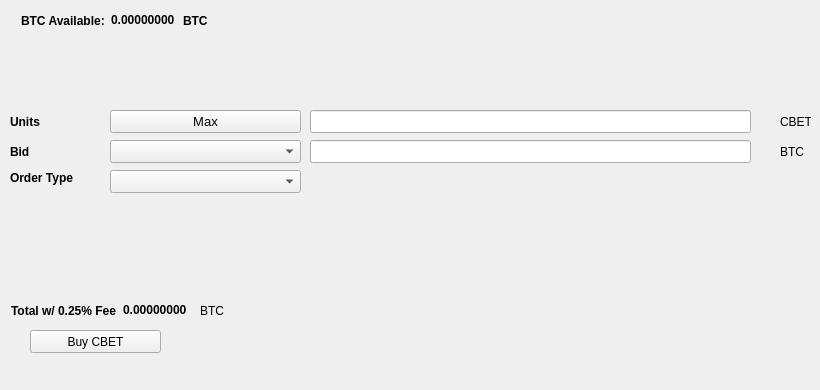
   <widget class="QWidget" name="BuyTab">
    <attribute name="title">
     <string>Buy</string>
    </attribute>
    <widget class="QPushButton" name="BuyCBET">
     <property name="geometry">
      <rect>
       <x>30</x>
       <y>330</y>
       <width>131</width>
       <height>23</height>
      </rect>
     </property>
     <property name="text">
      <string>Buy CBET</string>
     </property>
     <property name="icon">
      <iconset resource="../classicbets.qrc">
       <normaloff>:/icons/bitcoin</normaloff>:/icons/bitcoin</iconset>
     </property>
    </widget>
    <widget class="QLabel" name="label_3">
     <property name="geometry">
      <rect>
       <x>10</x>
       <y>110</y>
       <width>46</width>
       <height>23</height>
      </rect>
     </property>
     <property name="font">
      <font>
       <weight>75</weight>
       <bold>true</bold>
      </font>
     </property>
     <property name="text">
      <string>Units</string>
     </property>
    </widget>
    <widget class="QLineEdit" name="UnitsInput">
     <property name="geometry">
      <rect>
       <x>310</x>
       <y>110</y>
       <width>441</width>
       <height>23</height>
      </rect>
     </property>
     <property name="font">
      <font>
       <pointsize>9</pointsize>
       <weight>75</weight>
       <bold>true</bold>
      </font>
     </property>
    </widget>
    <widget class="QLineEdit" name="BuyBidPriceEdit">
     <property name="geometry">
      <rect>
       <x>310</x>
       <y>140</y>
       <width>441</width>
       <height>23</height>
      </rect>
     </property>
     <property name="font">
      <font>
       <pointsize>9</pointsize>
       <weight>75</weight>
       <bold>true</bold>
      </font>
     </property>
    </widget>
    <widget class="QLabel" name="label_4">
     <property name="geometry">
      <rect>
       <x>780</x>
       <y>110</y>
       <width>31</width>
       <height>23</height>
      </rect>
     </property>
     <property name="text">
      <string>CBET</string>
     </property>
    </widget>
    <widget class="QLabel" name="label_5">
     <property name="geometry">
      <rect>
       <x>780</x>
       <y>140</y>
       <width>31</width>
       <height>23</height>
      </rect>
     </property>
     <property name="text">
      <string>BTC</string>
     </property>
    </widget>
    <widget class="QLabel" name="label_6">
     <property name="geometry">
      <rect>
       <x>10</x>
       <y>140</y>
       <width>46</width>
       <height>23</height>
      </rect>
     </property>
     <property name="font">
      <font>
       <weight>75</weight>
       <bold>true</bold>
      </font>
     </property>
     <property name="text">
      <string>Bid</string>
     </property>
    </widget>
    <widget class="QLabel" name="label_7">
     <property name="geometry">
      <rect>
       <x>10</x>
       <y>170</y>
       <width>91</width>
       <height>16</height>
      </rect>
     </property>
     <property name="font">
      <font>
       <weight>75</weight>
       <bold>true</bold>
      </font>
     </property>
     <property name="text">
      <string>Order Type</string>
     </property>
    </widget>
    <widget class="QPushButton" name="Buy_Max_Amount">
     <property name="geometry">
      <rect>
       <x>110</x>
       <y>110</y>
       <width>191</width>
       <height>23</height>
      </rect>
     </property>
     <property name="font">
      <font>
       <pointsize>10</pointsize>
      </font>
     </property>
     <property name="text">
      <string>Max</string>
     </property>
    </widget>
    <widget class="QComboBox" name="BuyBidcomboBox">
     <property name="geometry">
      <rect>
       <x>110</x>
       <y>140</y>
       <width>191</width>
       <height>23</height>
      </rect>
     </property>
     <property name="font">
      <font>
       <pointsize>10</pointsize>
      </font>
     </property>
    </widget>
    <widget class="QComboBox" name="buyOrdertypeCombo">
     <property name="geometry">
      <rect>
       <x>110</x>
       <y>170</y>
       <width>191</width>
       <height>23</height>
      </rect>
     </property>
     <property name="font">
      <font>
       <pointsize>10</pointsize>
      </font>
     </property>
    </widget>
    <widget class="QWidget" name="layoutWidget1">
     <property name="geometry">
      <rect>
       <x>21</x>
       <y>11</y>
       <width>227</width>
       <height>19</height>
      </rect>
     </property>
     <layout class="QHBoxLayout" name="horizontalLayout_3">
      <item>
       <widget class="QLabel" name="label232">
        <property name="font">
         <font>
          <weight>75</weight>
          <bold>true</bold>
         </font>
        </property>
        <property name="text">
         <string>BTC Available:</string>
        </property>
       </widget>
      </item>
      <item>
       <widget class="QLabel" name="BtcAvailableLbl">
        <property name="palette">
         <palette>
          <active>
           <colorrole role="WindowText">
            <brush brushstyle="SolidPattern">
             <color alpha="255">
              <red>0</red>
              <green>0</green>
              <blue>0</blue>
             </color>
            </brush>
           </colorrole>
           <colorrole role="Button">
            <brush brushstyle="SolidPattern">
             <color alpha="255">
              <red>0</red>
              <green>170</green>
              <blue>0</blue>
             </color>
            </brush>
           </colorrole>
           <colorrole role="Light">
            <brush brushstyle="SolidPattern">
             <color alpha="255">
              <red>0</red>
              <green>255</green>
              <blue>0</blue>
             </color>
            </brush>
           </colorrole>
           <colorrole role="Midlight">
            <brush brushstyle="SolidPattern">
             <color alpha="255">
              <red>0</red>
              <green>212</green>
              <blue>0</blue>
             </color>
            </brush>
           </colorrole>
           <colorrole role="Dark">
            <brush brushstyle="SolidPattern">
             <color alpha="255">
              <red>0</red>
              <green>85</green>
              <blue>0</blue>
             </color>
            </brush>
           </colorrole>
           <colorrole role="Mid">
            <brush brushstyle="SolidPattern">
             <color alpha="255">
              <red>0</red>
              <green>113</green>
              <blue>0</blue>
             </color>
            </brush>
           </colorrole>
           <colorrole role="Text">
            <brush brushstyle="SolidPattern">
             <color alpha="255">
              <red>0</red>
              <green>170</green>
              <blue>0</blue>
             </color>
            </brush>
           </colorrole>
           <colorrole role="BrightText">
            <brush brushstyle="SolidPattern">
             <color alpha="255">
              <red>255</red>
              <green>255</green>
              <blue>255</blue>
             </color>
            </brush>
           </colorrole>
           <colorrole role="ButtonText">
            <brush brushstyle="SolidPattern">
             <color alpha="255">
              <red>0</red>
              <green>0</green>
              <blue>0</blue>
             </color>
            </brush>
           </colorrole>
           <colorrole role="Base">
            <brush brushstyle="SolidPattern">
             <color alpha="255">
              <red>255</red>
              <green>255</green>
              <blue>255</blue>
             </color>
            </brush>
           </colorrole>
           <colorrole role="Window">
            <brush brushstyle="SolidPattern">
             <color alpha="255">
              <red>0</red>
              <green>170</green>
              <blue>0</blue>
             </color>
            </brush>
           </colorrole>
           <colorrole role="Shadow">
            <brush brushstyle="SolidPattern">
             <color alpha="255">
              <red>0</red>
              <green>0</green>
              <blue>0</blue>
             </color>
            </brush>
           </colorrole>
           <colorrole role="AlternateBase">
            <brush brushstyle="SolidPattern">
             <color alpha="255">
              <red>127</red>
              <green>212</green>
              <blue>127</blue>
             </color>
            </brush>
           </colorrole>
           <colorrole role="ToolTipBase">
            <brush brushstyle="SolidPattern">
             <color alpha="255">
              <red>255</red>
              <green>255</green>
              <blue>220</blue>
             </color>
            </brush>
           </colorrole>
           <colorrole role="ToolTipText">
            <brush brushstyle="SolidPattern">
             <color alpha="255">
              <red>0</red>
              <green>0</green>
              <blue>0</blue>
             </color>
            </brush>
           </colorrole>
          </active>
          <inactive>
           <colorrole role="WindowText">
            <brush brushstyle="SolidPattern">
             <color alpha="255">
              <red>0</red>
              <green>0</green>
              <blue>0</blue>
             </color>
            </brush>
           </colorrole>
           <colorrole role="Button">
            <brush brushstyle="SolidPattern">
             <color alpha="255">
              <red>0</red>
              <green>170</green>
              <blue>0</blue>
             </color>
            </brush>
           </colorrole>
           <colorrole role="Light">
            <brush brushstyle="SolidPattern">
             <color alpha="255">
              <red>0</red>
              <green>255</green>
              <blue>0</blue>
             </color>
            </brush>
           </colorrole>
           <colorrole role="Midlight">
            <brush brushstyle="SolidPattern">
             <color alpha="255">
              <red>0</red>
              <green>212</green>
              <blue>0</blue>
             </color>
            </brush>
           </colorrole>
           <colorrole role="Dark">
            <brush brushstyle="SolidPattern">
             <color alpha="255">
              <red>0</red>
              <green>85</green>
              <blue>0</blue>
             </color>
            </brush>
           </colorrole>
           <colorrole role="Mid">
            <brush brushstyle="SolidPattern">
             <color alpha="255">
              <red>0</red>
              <green>113</green>
              <blue>0</blue>
             </color>
            </brush>
           </colorrole>
           <colorrole role="Text">
            <brush brushstyle="SolidPattern">
             <color alpha="255">
              <red>0</red>
              <green>170</green>
              <blue>0</blue>
             </color>
            </brush>
           </colorrole>
           <colorrole role="BrightText">
            <brush brushstyle="SolidPattern">
             <color alpha="255">
              <red>255</red>
              <green>255</green>
              <blue>255</blue>
             </color>
            </brush>
           </colorrole>
           <colorrole role="ButtonText">
            <brush brushstyle="SolidPattern">
             <color alpha="255">
              <red>0</red>
              <green>0</green>
              <blue>0</blue>
             </color>
            </brush>
           </colorrole>
           <colorrole role="Base">
            <brush brushstyle="SolidPattern">
             <color alpha="255">
              <red>255</red>
              <green>255</green>
              <blue>255</blue>
             </color>
            </brush>
           </colorrole>
           <colorrole role="Window">
            <brush brushstyle="SolidPattern">
             <color alpha="255">
              <red>0</red>
              <green>170</green>
              <blue>0</blue>
             </color>
            </brush>
           </colorrole>
           <colorrole role="Shadow">
            <brush brushstyle="SolidPattern">
             <color alpha="255">
              <red>0</red>
              <green>0</green>
              <blue>0</blue>
             </color>
            </brush>
           </colorrole>
           <colorrole role="AlternateBase">
            <brush brushstyle="SolidPattern">
             <color alpha="255">
              <red>127</red>
              <green>212</green>
              <blue>127</blue>
             </color>
            </brush>
           </colorrole>
           <colorrole role="ToolTipBase">
            <brush brushstyle="SolidPattern">
             <color alpha="255">
              <red>255</red>
              <green>255</green>
              <blue>220</blue>
             </color>
            </brush>
           </colorrole>
           <colorrole role="ToolTipText">
            <brush brushstyle="SolidPattern">
             <color alpha="255">
              <red>0</red>
              <green>0</green>
              <blue>0</blue>
             </color>
            </brush>
           </colorrole>
          </inactive>
          <disabled>
           <colorrole role="WindowText">
            <brush brushstyle="SolidPattern">
             <color alpha="255">
              <red>0</red>
              <green>85</green>
              <blue>0</blue>
             </color>
            </brush>
           </colorrole>
           <colorrole role="Button">
            <brush brushstyle="SolidPattern">
             <color alpha="255">
              <red>0</red>
              <green>170</green>
              <blue>0</blue>
             </color>
            </brush>
           </colorrole>
           <colorrole role="Light">
            <brush brushstyle="SolidPattern">
             <color alpha="255">
              <red>0</red>
              <green>255</green>
              <blue>0</blue>
             </color>
            </brush>
           </colorrole>
           <colorrole role="Midlight">
            <brush brushstyle="SolidPattern">
             <color alpha="255">
              <red>0</red>
              <green>212</green>
              <blue>0</blue>
             </color>
            </brush>
           </colorrole>
           <colorrole role="Dark">
            <brush brushstyle="SolidPattern">
             <color alpha="255">
              <red>0</red>
              <green>85</green>
              <blue>0</blue>
             </color>
            </brush>
           </colorrole>
           <colorrole role="Mid">
            <brush brushstyle="SolidPattern">
             <color alpha="255">
              <red>0</red>
              <green>113</green>
              <blue>0</blue>
             </color>
            </brush>
           </colorrole>
           <colorrole role="Text">
            <brush brushstyle="SolidPattern">
             <color alpha="255">
              <red>0</red>
              <green>85</green>
              <blue>0</blue>
             </color>
            </brush>
           </colorrole>
           <colorrole role="BrightText">
            <brush brushstyle="SolidPattern">
             <color alpha="255">
              <red>255</red>
              <green>255</green>
              <blue>255</blue>
             </color>
            </brush>
           </colorrole>
           <colorrole role="ButtonText">
            <brush brushstyle="SolidPattern">
             <color alpha="255">
              <red>0</red>
              <green>85</green>
              <blue>0</blue>
             </color>
            </brush>
           </colorrole>
           <colorrole role="Base">
            <brush brushstyle="SolidPattern">
             <color alpha="255">
              <red>0</red>
              <green>170</green>
              <blue>0</blue>
             </color>
            </brush>
           </colorrole>
           <colorrole role="Window">
            <brush brushstyle="SolidPattern">
             <color alpha="255">
              <red>0</red>
              <green>170</green>
              <blue>0</blue>
             </color>
            </brush>
           </colorrole>
           <colorrole role="Shadow">
            <brush brushstyle="SolidPattern">
             <color alpha="255">
              <red>0</red>
              <green>0</green>
              <blue>0</blue>
             </color>
            </brush>
           </colorrole>
           <colorrole role="AlternateBase">
            <brush brushstyle="SolidPattern">
             <color alpha="255">
              <red>0</red>
              <green>170</green>
              <blue>0</blue>
             </color>
            </brush>
           </colorrole>
           <colorrole role="ToolTipBase">
            <brush brushstyle="SolidPattern">
             <color alpha="255">
              <red>255</red>
              <green>255</green>
              <blue>220</blue>
             </color>
            </brush>
           </colorrole>
           <colorrole role="ToolTipText">
            <brush brushstyle="SolidPattern">
             <color alpha="255">
              <red>0</red>
              <green>0</green>
              <blue>0</blue>
             </color>
            </brush>
           </colorrole>
          </disabled>
         </palette>
        </property>
        <property name="font">
         <font>
          <weight>75</weight>
          <bold>true</bold>
         </font>
        </property>
        <property name="text">
         <string>0.00000000</string>
        </property>
        <property name="textInteractionFlags">
         <set>Qt::LinksAccessibleByMouse|Qt::TextSelectableByKeyboard|Qt::TextSelectableByMouse</set>
        </property>
       </widget>
      </item>
      <item>
       <widget class="QLabel" name="BtcAvailableLbl_2">
        <property name="font">
         <font>
          <weight>75</weight>
          <bold>true</bold>
         </font>
        </property>
        <property name="text">
         <string>BTC</string>
        </property>
       </widget>
      </item>
     </layout>
    </widget>
    <widget class="QWidget" name="layoutWidge2">
     <property name="geometry">
      <rect>
       <x>11</x>
       <y>301</y>
       <width>259</width>
       <height>19</height>
      </rect>
     </property>
     <layout class="QHBoxLayout" name="horizontalLayout_4">
      <item>
       <widget class="QLabel" name="label_9">
        <property name="font">
         <font>
          <weight>75</weight>
          <bold>true</bold>
         </font>
        </property>
        <property name="text">
         <string>Total w/ 0.25% Fee</string>
        </property>
       </widget>
      </item>
      <item>
       <widget class="QLabel" name="BuyCostLabel">
        <property name="palette">
         <palette>
          <active>
           <colorrole role="WindowText">
            <brush brushstyle="SolidPattern">
             <color alpha="255">
              <red>0</red>
              <green>0</green>
              <blue>0</blue>
             </color>
            </brush>
           </colorrole>
           <colorrole role="Button">
            <brush brushstyle="SolidPattern">
             <color alpha="255">
              <red>0</red>
              <green>170</green>
              <blue>0</blue>
             </color>
            </brush>
           </colorrole>
           <colorrole role="Light">
            <brush brushstyle="SolidPattern">
             <color alpha="255">
              <red>0</red>
              <green>255</green>
              <blue>0</blue>
             </color>
            </brush>
           </colorrole>
           <colorrole role="Midlight">
            <brush brushstyle="SolidPattern">
             <color alpha="255">
              <red>0</red>
              <green>212</green>
              <blue>0</blue>
             </color>
            </brush>
           </colorrole>
           <colorrole role="Dark">
            <brush brushstyle="SolidPattern">
             <color alpha="255">
              <red>0</red>
              <green>85</green>
              <blue>0</blue>
             </color>
            </brush>
           </colorrole>
           <colorrole role="Mid">
            <brush brushstyle="SolidPattern">
             <color alpha="255">
              <red>0</red>
              <green>113</green>
              <blue>0</blue>
             </color>
            </brush>
           </colorrole>
           <colorrole role="Text">
            <brush brushstyle="SolidPattern">
             <color alpha="255">
              <red>0</red>
              <green>170</green>
              <blue>0</blue>
             </color>
            </brush>
           </colorrole>
           <colorrole role="BrightText">
            <brush brushstyle="SolidPattern">
             <color alpha="255">
              <red>255</red>
              <green>255</green>
              <blue>255</blue>
             </color>
            </brush>
           </colorrole>
           <colorrole role="ButtonText">
            <brush brushstyle="SolidPattern">
             <color alpha="255">
              <red>0</red>
              <green>0</green>
              <blue>0</blue>
             </color>
            </brush>
           </colorrole>
           <colorrole role="Base">
            <brush brushstyle="SolidPattern">
             <color alpha="255">
              <red>255</red>
              <green>255</green>
              <blue>255</blue>
             </color>
            </brush>
           </colorrole>
           <colorrole role="Window">
            <brush brushstyle="SolidPattern">
             <color alpha="255">
              <red>0</red>
              <green>170</green>
              <blue>0</blue>
             </color>
            </brush>
           </colorrole>
           <colorrole role="Shadow">
            <brush brushstyle="SolidPattern">
             <color alpha="255">
              <red>0</red>
              <green>0</green>
              <blue>0</blue>
             </color>
            </brush>
           </colorrole>
           <colorrole role="AlternateBase">
            <brush brushstyle="SolidPattern">
             <color alpha="255">
              <red>127</red>
              <green>212</green>
              <blue>127</blue>
             </color>
            </brush>
           </colorrole>
           <colorrole role="ToolTipBase">
            <brush brushstyle="SolidPattern">
             <color alpha="255">
              <red>255</red>
              <green>255</green>
              <blue>220</blue>
             </color>
            </brush>
           </colorrole>
           <colorrole role="ToolTipText">
            <brush brushstyle="SolidPattern">
             <color alpha="255">
              <red>0</red>
              <green>0</green>
              <blue>0</blue>
             </color>
            </brush>
           </colorrole>
          </active>
          <inactive>
           <colorrole role="WindowText">
            <brush brushstyle="SolidPattern">
             <color alpha="255">
              <red>0</red>
              <green>0</green>
              <blue>0</blue>
             </color>
            </brush>
           </colorrole>
           <colorrole role="Button">
            <brush brushstyle="SolidPattern">
             <color alpha="255">
              <red>0</red>
              <green>170</green>
              <blue>0</blue>
             </color>
            </brush>
           </colorrole>
           <colorrole role="Light">
            <brush brushstyle="SolidPattern">
             <color alpha="255">
              <red>0</red>
              <green>255</green>
              <blue>0</blue>
             </color>
            </brush>
           </colorrole>
           <colorrole role="Midlight">
            <brush brushstyle="SolidPattern">
             <color alpha="255">
              <red>0</red>
              <green>212</green>
              <blue>0</blue>
             </color>
            </brush>
           </colorrole>
           <colorrole role="Dark">
            <brush brushstyle="SolidPattern">
             <color alpha="255">
              <red>0</red>
              <green>85</green>
              <blue>0</blue>
             </color>
            </brush>
           </colorrole>
           <colorrole role="Mid">
            <brush brushstyle="SolidPattern">
             <color alpha="255">
              <red>0</red>
              <green>113</green>
              <blue>0</blue>
             </color>
            </brush>
           </colorrole>
           <colorrole role="Text">
            <brush brushstyle="SolidPattern">
             <color alpha="255">
              <red>0</red>
              <green>170</green>
              <blue>0</blue>
             </color>
            </brush>
           </colorrole>
           <colorrole role="BrightText">
            <brush brushstyle="SolidPattern">
             <color alpha="255">
              <red>255</red>
              <green>255</green>
              <blue>255</blue>
             </color>
            </brush>
           </colorrole>
           <colorrole role="ButtonText">
            <brush brushstyle="SolidPattern">
             <color alpha="255">
              <red>0</red>
              <green>0</green>
              <blue>0</blue>
             </color>
            </brush>
           </colorrole>
           <colorrole role="Base">
            <brush brushstyle="SolidPattern">
             <color alpha="255">
              <red>255</red>
              <green>255</green>
              <blue>255</blue>
             </color>
            </brush>
           </colorrole>
           <colorrole role="Window">
            <brush brushstyle="SolidPattern">
             <color alpha="255">
              <red>0</red>
              <green>170</green>
              <blue>0</blue>
             </color>
            </brush>
           </colorrole>
           <colorrole role="Shadow">
            <brush brushstyle="SolidPattern">
             <color alpha="255">
              <red>0</red>
              <green>0</green>
              <blue>0</blue>
             </color>
            </brush>
           </colorrole>
           <colorrole role="AlternateBase">
            <brush brushstyle="SolidPattern">
             <color alpha="255">
              <red>127</red>
              <green>212</green>
              <blue>127</blue>
             </color>
            </brush>
           </colorrole>
           <colorrole role="ToolTipBase">
            <brush brushstyle="SolidPattern">
             <color alpha="255">
              <red>255</red>
              <green>255</green>
              <blue>220</blue>
             </color>
            </brush>
           </colorrole>
           <colorrole role="ToolTipText">
            <brush brushstyle="SolidPattern">
             <color alpha="255">
              <red>0</red>
              <green>0</green>
              <blue>0</blue>
             </color>
            </brush>
           </colorrole>
          </inactive>
          <disabled>
           <colorrole role="WindowText">
            <brush brushstyle="SolidPattern">
             <color alpha="255">
              <red>0</red>
              <green>85</green>
              <blue>0</blue>
             </color>
            </brush>
           </colorrole>
           <colorrole role="Button">
            <brush brushstyle="SolidPattern">
             <color alpha="255">
              <red>0</red>
              <green>170</green>
              <blue>0</blue>
             </color>
            </brush>
           </colorrole>
           <colorrole role="Light">
            <brush brushstyle="SolidPattern">
             <color alpha="255">
              <red>0</red>
              <green>255</green>
              <blue>0</blue>
             </color>
            </brush>
           </colorrole>
           <colorrole role="Midlight">
            <brush brushstyle="SolidPattern">
             <color alpha="255">
              <red>0</red>
              <green>212</green>
              <blue>0</blue>
             </color>
            </brush>
           </colorrole>
           <colorrole role="Dark">
            <brush brushstyle="SolidPattern">
             <color alpha="255">
              <red>0</red>
              <green>85</green>
              <blue>0</blue>
             </color>
            </brush>
           </colorrole>
           <colorrole role="Mid">
            <brush brushstyle="SolidPattern">
             <color alpha="255">
              <red>0</red>
              <green>113</green>
              <blue>0</blue>
             </color>
            </brush>
           </colorrole>
           <colorrole role="Text">
            <brush brushstyle="SolidPattern">
             <color alpha="255">
              <red>0</red>
              <green>85</green>
              <blue>0</blue>
             </color>
            </brush>
           </colorrole>
           <colorrole role="BrightText">
            <brush brushstyle="SolidPattern">
             <color alpha="255">
              <red>255</red>
              <green>255</green>
              <blue>255</blue>
             </color>
            </brush>
           </colorrole>
           <colorrole role="ButtonText">
            <brush brushstyle="SolidPattern">
             <color alpha="255">
              <red>0</red>
              <green>85</green>
              <blue>0</blue>
             </color>
            </brush>
           </colorrole>
           <colorrole role="Base">
            <brush brushstyle="SolidPattern">
             <color alpha="255">
              <red>0</red>
              <green>170</green>
              <blue>0</blue>
             </color>
            </brush>
           </colorrole>
           <colorrole role="Window">
            <brush brushstyle="SolidPattern">
             <color alpha="255">
              <red>0</red>
              <green>170</green>
              <blue>0</blue>
             </color>
            </brush>
           </colorrole>
           <colorrole role="Shadow">
            <brush brushstyle="SolidPattern">
             <color alpha="255">
              <red>0</red>
              <green>0</green>
              <blue>0</blue>
             </color>
            </brush>
           </colorrole>
           <colorrole role="AlternateBase">
            <brush brushstyle="SolidPattern">
             <color alpha="255">
              <red>0</red>
              <green>170</green>
              <blue>0</blue>
             </color>
            </brush>
           </colorrole>
           <colorrole role="ToolTipBase">
            <brush brushstyle="SolidPattern">
             <color alpha="255">
              <red>255</red>
              <green>255</green>
              <blue>220</blue>
             </color>
            </brush>
           </colorrole>
           <colorrole role="ToolTipText">
            <brush brushstyle="SolidPattern">
             <color alpha="255">
              <red>0</red>
              <green>0</green>
              <blue>0</blue>
             </color>
            </brush>
           </colorrole>
          </disabled>
         </palette>
        </property>
        <property name="font">
         <font>
          <weight>75</weight>
          <bold>true</bold>
         </font>
        </property>
        <property name="autoFillBackground">
         <bool>false</bool>
        </property>
        <property name="text">
         <string>0.00000000</string>
        </property>
        <property name="textInteractionFlags">
         <set>Qt::LinksAccessibleByMouse|Qt::TextSelectableByMouse</set>
        </property>
       </widget>
      </item>
      <item>
       <widget class="QLabel" name="label_10">
        <property name="font">
         <font>
          <weight>50</weight>
          <bold>false</bold>
         </font>
        </property>
        <property name="text">
         <string>BTC</string>
        </property>
       </widget>
      </item>
     </layout>
    </widget>
    <widget class="QLabel" name="label_24">
     <property name="geometry">
      <rect>
       <x>460</x>
       <y>300</y>
       <width>281</width>
       <height>81</height>
      </rect>
     </property>
     <property name="text">
      <string/>
     </property>
     <property name="pixmap">
      <pixmap>:/images/bittrex</pixmap>
     </property>
    </widget>
   </widget>
